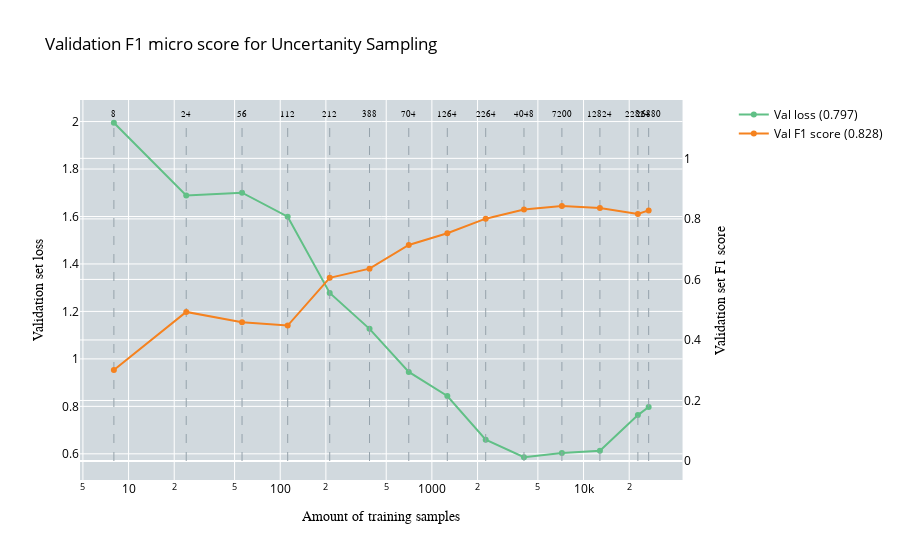

Notebook source saved alongside this figure:
### Code cell
plot_performance_vs_amount_of_data(
    performance, 
    no_of_samples,
    performance_test_data,
    title="Validation F1 micro score for Uncertanity Sampling", 
    x_axes="Amount of training samples", 
    y_axes="Validation set loss", 
    y_axes_secondary="Validation set F1 score", 
    mode="val"
)

### Figure 1 — Plotly figure (JSON) as saved in the notebook; plotly's stock layout.template omitted (floating-point values rounded to 4 significant figures)
{"data": [{"line": {"color": "rgb(149, 162, 171)", "dash": "dash", "width": 1}, "mode": "lines", "showlegend": false, "type": "scatter", "x": [8, 8], "y": [0, 1.12], "yaxis": "y2"}, {"marker": {"size": 0}, "mode": "text", "showlegend": false, "text": ["8"], "textfont": {"color": "black", "family": "Arial", "size": 8.5}, "textposition": "top center", "type": "scatter", "x": [8], "y": [1.13], "yaxis": "y2"}, {"line": {"color": "rgb(149, 162, 171)", "dash": "dash", "width": 1}, "mode": "lines", "showlegend": false, "type": "scatter", "x": [24, 24], "y": [0, 1.12], "yaxis": "y2"}, {"marker": {"size": 0}, "mode": "text", "showlegend": false, "text": ["24"], "textfont": {"color": "black", "family": "Arial", "size": 8.5}, "textposition": "top center", "type": "scatter", "x": [24], "y": [1.13], "yaxis": "y2"}, {"line": {"color": "rgb(149, 162, 171)", "dash": "dash", "width": 1}, "mode": "lines", "showlegend": false, "type": "scatter", "x": [56, 56], "y": [0, 1.12], "yaxis": "y2"}, {"marker": {"size": 0}, "mode": "text", "showlegend": false, "text": ["56"], "textfont": {"color": "black", "family": "Arial", "size": 8.5}, "textposition": "top center", "type": "scatter", "x": [56], "y": [1.13], "yaxis": "y2"}, {"line": {"color": "rgb(149, 162, 171)", "dash": "dash", "width": 1}, "mode": "lines", "showlegend": false, "type": "scatter", "x": [112, 112], "y": [0, 1.12], "yaxis": "y2"}, {"marker": {"size": 0}, "mode": "text", "showlegend": false, "text": ["112"], "textfont": {"color": "black", "family": "Arial", "size": 8.5}, "textposition": "top center", "type": "scatter", "x": [112], "y": [1.13], "yaxis": "y2"}, {"line": {"color": "rgb(149, 162, 171)", "dash": "dash", "width": 1}, "mode": "lines", "showlegend": false, "type": "scatter", "x": [212, 212], "y": [0, 1.12], "yaxis": "y2"}, {"marker": {"size": 0}, "mode": "text", "showlegend": false, "text": ["212"], "textfont": {"color": "black", "family": "Arial", "size": 8.5}, "textposition": "top center", "type": "scatter", "x": [212], "y": [1.13], "yaxis": "y2"}, {"line": {"color": "rgb(149, 162, 171)", "dash": "dash", "width": 1}, "mode": "lines", "showlegend": false, "type": "scatter", "x": [388, 388], "y": [0, 1.12], "yaxis": "y2"}, {"marker": {"size": 0}, "mode": "text", "showlegend": false, "text": ["388"], "textfont": {"color": "black", "family": "Arial", "size": 8.5}, "textposition": "top center", "type": "scatter", "x": [388], "y": [1.13], "yaxis": "y2"}, {"line": {"color": "rgb(149, 162, 171)", "dash": "dash", "width": 1}, "mode": "lines", "showlegend": false, "type": "scatter", "x": [704, 704], "y": [0, 1.12], "yaxis": "y2"}, {"marker": {"size": 0}, "mode": "text", "showlegend": false, "text": ["704"], "textfont": {"color": "black", "family": "Arial", "size": 8.5}, "textposition": "top center", "type": "scatter", "x": [704], "y": [1.13], "yaxis": "y2"}, {"line": {"color": "rgb(149, 162, 171)", "dash": "dash", "width": 1}, "mode": "lines", "showlegend": false, "type": "scatter", "x": [1264, 1264], "y": [0, 1.12], "yaxis": "y2"}, {"marker": {"size": 0}, "mode": "text", "showlegend": false, "text": ["1264"], "textfont": {"color": "black", "family": "Arial", "size": 8.5}, "textposition": "top center", "type": "scatter", "x": [1264], "y": [1.13], "yaxis": "y2"}, {"line": {"color": "rgb(149, 162, 171)", "dash": "dash", "width": 1}, "mode": "lines", "showlegend": false, "type": "scatter", "x": [2264, 2264], "y": [0, 1.12], "yaxis": "y2"}, {"marker": {"size": 0}, "mode": "text", "showlegend": false, "text": ["2264"], "textfont": {"color": "black", "family": "Arial", "size": 8.5}, "textposition": "top center", "type": "scatter", "x": [2264], "y": [1.13], "yaxis": "y2"}, {"line": {"color": "rgb(149, 162, 171)", "dash": "dash", "width": 1}, "mode": "lines", "showlegend": false, "type": "scatter", "x": [4048, 4048], "y": [0, 1.12], "yaxis": "y2"}, {"marker": {"size": 0}, "mode": "text", "showlegend": false, "text": ["4048"], "textfont": {"color": "black", "family": "Arial", "size": 8.5}, "textposition": "top center", "type": "scatter", "x": [4048], "y": [1.13], "yaxis": "y2"}, {"line": {"color": "rgb(149, 162, 171)", "dash": "dash", "width": 1}, "mode": "lines", "showlegend": false, "type": "scatter", "x": [7200, 7200], "y": [0, 1.12], "yaxis": "y2"}, {"marker": {"size": 0}, "mode": "text", "showlegend": false, "text": ["7200"], "textfont": {"color": "black", "family": "Arial", "size": 8.5}, "textposition": "top center", "type": "scatter", "x": [7200], "y": [1.13], "yaxis": "y2"}, {"line": {"color": "rgb(149, 162, 171)", "dash": "dash", "width": 1}, "mode": "lines", "showlegend": false, "type": "scatter", "x": [12824, 12824], "y": [0, 1.12], "yaxis": "y2"}, {"marker": {"size": 0}, "mode": "text", "showlegend": false, "text": ["12824"], "textfont": {"color": "black", "family": "Arial", "size": 8.5}, "textposition": "top center", "type": "scatter", "x": [12824], "y": [1.13], "yaxis": "y2"}, {"line": {"color": "rgb(149, 162, 171)", "dash": "dash", "width": 1}, "mode": "lines", "showlegend": false, "type": "scatter", "x": [22824, 22824], "y": [0, 1.12], "yaxis": "y2"}, {"marker": {"size": 0}, "mode": "text", "showlegend": false, "text": ["22824"], "textfont": {"color": "black", "family": "Arial", "size": 8.5}, "textposition": "top center", "type": "scatter", "x": [22824], "y": [1.13], "yaxis": "y2"}, {"line": {"color": "rgb(149, 162, 171)", "dash": "dash", "width": 1}, "mode": "lines", "showlegend": false, "type": "scatter", "x": [26880, 26880], "y": [0, 1.12], "yaxis": "y2"}, {"marker": {"size": 0}, "mode": "text", "showlegend": false, "text": ["26880"], "textfont": {"color": "black", "family": "Arial", "size": 8.5}, "textposition": "top center", "type": "scatter", "x": [26880], "y": [1.13], "yaxis": "y2"}, {"line": {"width": 2}, "marker": {"color": "rgb(97,192,134)"}, "name": "Val loss (0.797)", "textfont": {"family": "Arial", "size": 11}, "type": "scatter", "x": [8, 24, 56, 112, 212, 388, 704, 1264, 2264, 4048, 7200, 12824, 22824, 26880], "xaxis": "x", "y": [1.995, 1.689, 1.7, 1.599, 1.278, 1.127, 0.9449, 0.8436, 0.6596, 0.5856, 0.6036, 0.613, 0.7632, 0.7973], "yaxis": "y"}, {"line": {"width": 2}, "marker": {"color": "rgb(245,130,31)"}, "name": "Val F1 score (0.828)", "textfont": {"family": "Arial", "size": 11}, "type": "scatter", "x": [8, 24, 56, 112, 212, 388, 704, 1264, 2264, 4048, 7200, 12824, 22824, 26880], "xaxis": "x", "y": [0.3005, 0.4925, 0.4582, 0.4474, 0.6054, 0.6356, 0.7137, 0.7524, 0.8007, 0.8309, 0.8427, 0.8356, 0.816, 0.828], "yaxis": "y2"}], "layout": {"legend": {"font": {"color": "black"}}, "plot_bgcolor": "rgb(209, 217, 222)", "title": {"font": {"color": "black"}, "text": "Validation F1 micro score for Uncertanity Sampling"}, "xaxis": {"anchor": "y", "domain": [0, 0.94], "tickfont": {"color": "black"}, "title": {"font": {"color": "black", "family": "Arial"}, "text": "Amount of training samples"}, "type": "log"}, "yaxis": {"anchor": "x", "domain": [0, 1], "tickfont": {"color": "black"}, "title": {"font": {"color": "black", "family": "Arial"}, "text": "Validation set loss"}}, "yaxis2": {"anchor": "x", "overlaying": "y", "side": "right", "tickfont": {"color": "black"}, "title": {"font": {"color": "black", "family": "Arial"}, "text": "Validation set F1 score"}}}}
